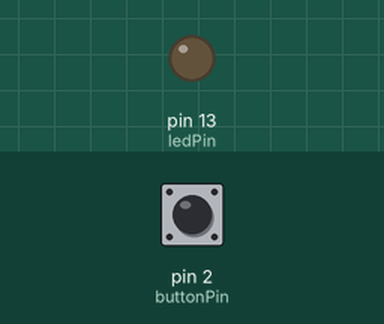
Simulated run of this sketch. Board: Arduino Uno, built with avr-gcc and run on an emulated ATmega328P. On the bench: output pins drawn as LEDs (lit = HIGH). The inputs (shaded band) are chosen by the test bench; at power-on: pin 2 (buttonPin) LOW.

Above: at 1.2 s.
1.3 s: pin 2 (buttonPin) pulsed HIGH 5 times (0.12 s each, 0.3 s apart)
At 3.1 s:
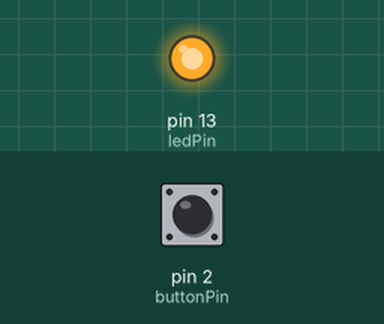
Timing chart, 0 to 14.0 s (numbered marks = the images above; inputs shaded):
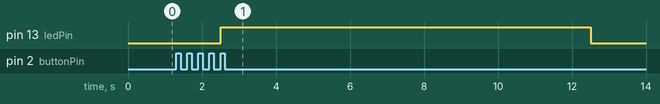

The sketch:

LedPrimerPractica.ino
```cpp
int conta = 0;
const int  buttonPin = 2;
int buttonPushCounter = 0;
int buttonState = 0;

const int ledPin = 13;
int lastButtonState = 0;

void setup() {
  Serial.begin(9600);
  pinMode(2, INPUT);
  pinMode(13, OUTPUT);
}

void loop() {
  buttonState = digitalRead(buttonPin);

  if (buttonState != lastButtonState) {

    if (buttonState == HIGH) {

      buttonPushCounter++;
    }
    else {
    }
  }

  lastButtonState = buttonState;


  if (buttonPushCounter==5) {
    digitalWrite(ledPin, HIGH);
    delay(10000);
    digitalWrite(ledPin, LOW);
    buttonPushCounter=0;
  }
}
```

Measured:
- after the input at 1.3 s, pin 13 (ledPin): LOW → HIGH after 1.2 s, → LOW 10.0 s later
